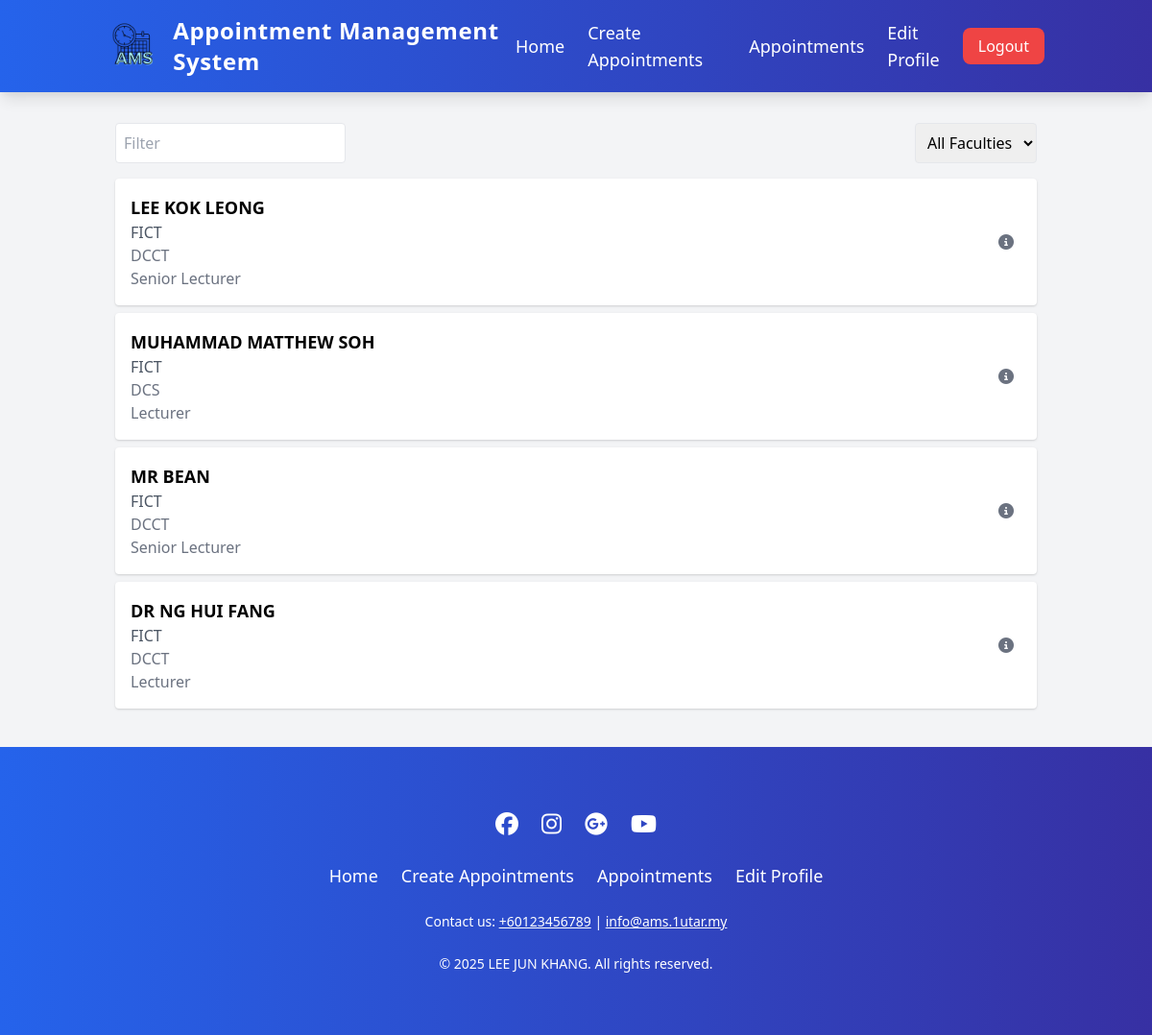
The page /lecturer_list.php (signed in) on the database as committed earlier.
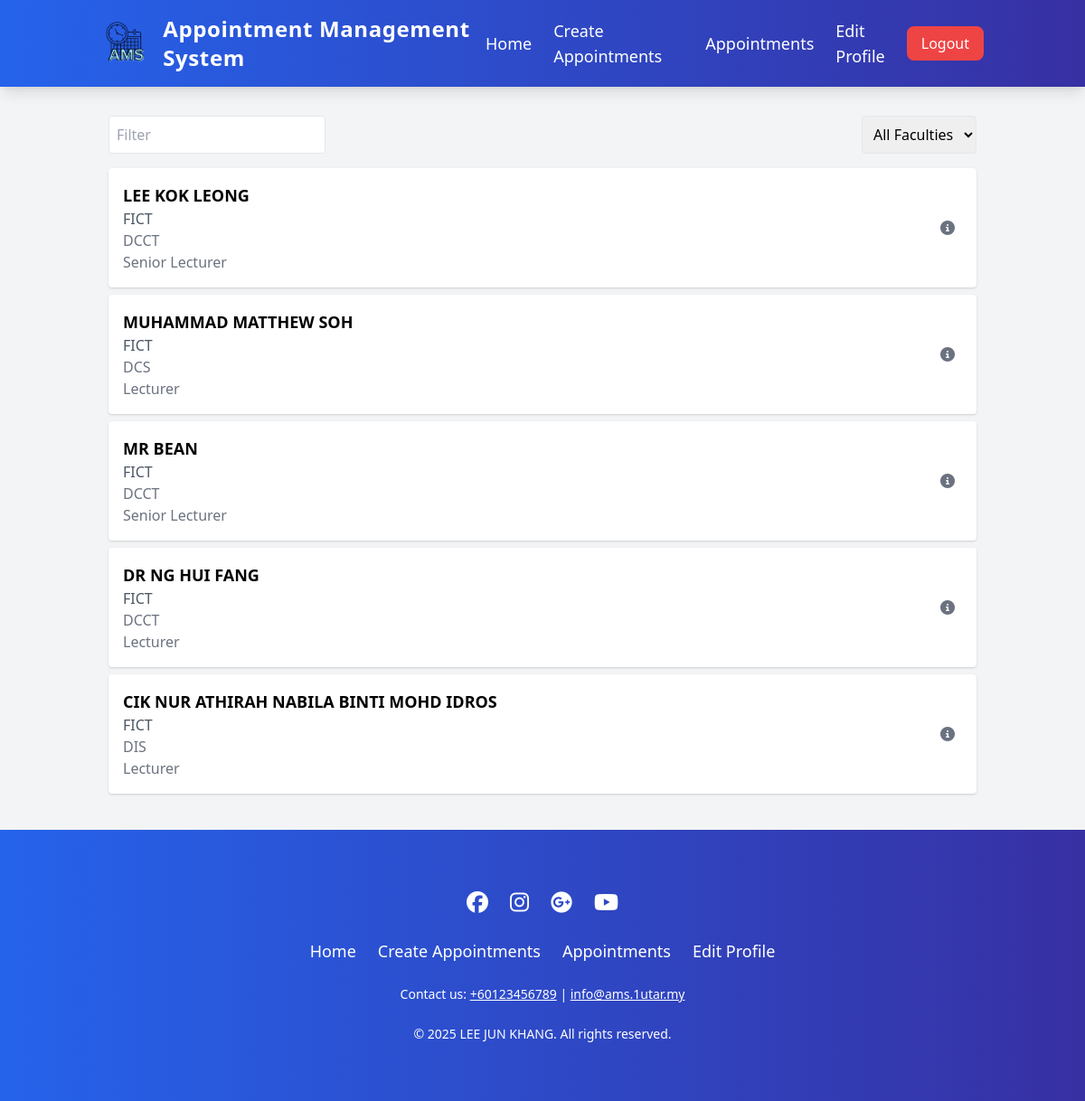
The same page on the database as committed later.
### tables this page shows
CREATE TABLE `lecturers` (
  `id` bigint(11) NOT NULL,
  `user_id` bigint(11) NOT NULL,
  `username` varchar(100) NOT NULL,
  `faculty` varchar(100) NOT NULL,
  `department` varchar(100) NOT NULL,
  `designation` varchar(50) NOT NULL,
  `office_no` text DEFAULT NULL
);

### lecturer_list.php (the view, shortened to what this page needs)
<?php
include('database.php');
$query = "SELECT id, username, user_id, faculty, department, designation FROM lecturers";
$result = $con->query($query);
$lecturers = [];
if ($result->num_rows > 0) {
    while ($row = $result->fetch_assoc()) {
        $lecturer_id = $row['id'];
        $avail_query = "SELECT * FROM lecturer_availability WHERE lecturer_id = ?";
        $stmt = $con->prepare($avail_query);
        $stmt->bind_param("i", $lecturer_id);
        $stmt->execute();
        $avail_result = $stmt->get_result();
        $availability_strings = [];
        while ($avail_row = $avail_result->fetch_assoc()) {
            if ($avail_row['is_recurring']) {
                $days = ['Sunday', 'Monday', 'Tuesday', 'Wednesday', 'Thursday', 'Friday', 'Saturday'];
                $day_of_week = $days[$avail_row['day_of_week']];
                $start_time = date("h:i A", strtotime($avail_row['start_time']));
                $end_time = date("h:i A", strtotime($avail_row['end_time']));
                $recurring_period = '';
                if ($avail_row['start_date'] && $avail_row['end_date']) {
                    $start_date = date("d M Y", strtotime($avail_row['start_date']));
                    $end_date = date("d M Y", strtotime($avail_row['end_date']));
                    $recurring_period = " (from $start_date to $end_date)";
                }
                $availability_strings[] = "Every $day_of_week, $start_time - $end_time$recurring_period";
            } else {
                $start_datetime = date("d M Y, h:i A", strtotime($avail_row['start_datetime']));
                $end_datetime = date("h:i A", strtotime($avail_row['end_datetime']));
                $availability_strings[] = "$start_datetime - $end_datetime";
            }
        }
        $row['availability'] = $availability_strings;
        $lecturers[] = $row;
    }
}
?>
<!DOCTYPE html>
<html lang="en">
<head>
    <link href="https://cdn.jsdelivr.net/npm/tailwindcss@2.2.19/dist/tailwind.min.css" rel="stylesheet">
    <link rel="stylesheet" href="https://cdnjs.cloudflare.com/ajax/libs/font-awesome/6.5.2/css/all.min.css">
</head>
<body class="bg-gray-100 font-merriweather">
    <?php
    include("header.php");
    ?>
    <div class="container mx-auto p-4">
        <div class="flex justify-between items-center mb-4">
            <div class="relative w-1/4">
                <input type="text" id="search-filter" placeholder="Filter" class="border p-2 rounded w-full">
            </div>
            <select class="border p-2 rounded">
                <option>All Faculties</option>
            </select>
        </div>
        <div id="lecturer-list">
            <?php if (empty($lecturers)): ?>
            <p class="text-center text-gray-500">No lecturers found.</p>
            <?php else: ?>
            <?php foreach ($lecturers as $lecturer): ?>
            <div class="lecturer-card bg-white p-4 mb-2 rounded shadow flex justify-between items-center cursor-pointer"
                data-id="<?php echo $lecturer['id']; ?>"
                data-availability="<?php echo htmlspecialchars(json_encode($lecturer['availability'])); ?>">
                <div>
                    <h3 class="text-lg font-semibold"><?php echo htmlspecialchars($lecturer['username']); ?></h3>
                    <p class="text-gray-600"><?php echo htmlspecialchars($lecturer['faculty']); ?></p>
                    <p class="text-gray-500"><?php echo htmlspecialchars($lecturer['department']); ?></p>
                    <p class="text-gray-500"><?php echo htmlspecialchars($lecturer['designation']); ?></p>
                </div>
                <div class="flex space-x-4">
                    <button
                        class="text-gray-500 hover:text-blue-600 p-2 rounded-full hover:bg-blue-50 transition-colors duration-300"
                        title="View Details">
                        <i class="fas fa-info-circle"></i>
                    </button>
                </div>
            </div>
            <?php endforeach; ?>
            <?php endif; ?>
        </div>
    </div>
    <?php
    include("footer.php");
    ?>
</body>
</html>

Rows that differ between the two databases and show on the page:
added lecturers: username "CIK NUR ATHIRAH NABILA BINTI MOHD IDROS", faculty "FICT", department "DIS", designation "Lecturer"
